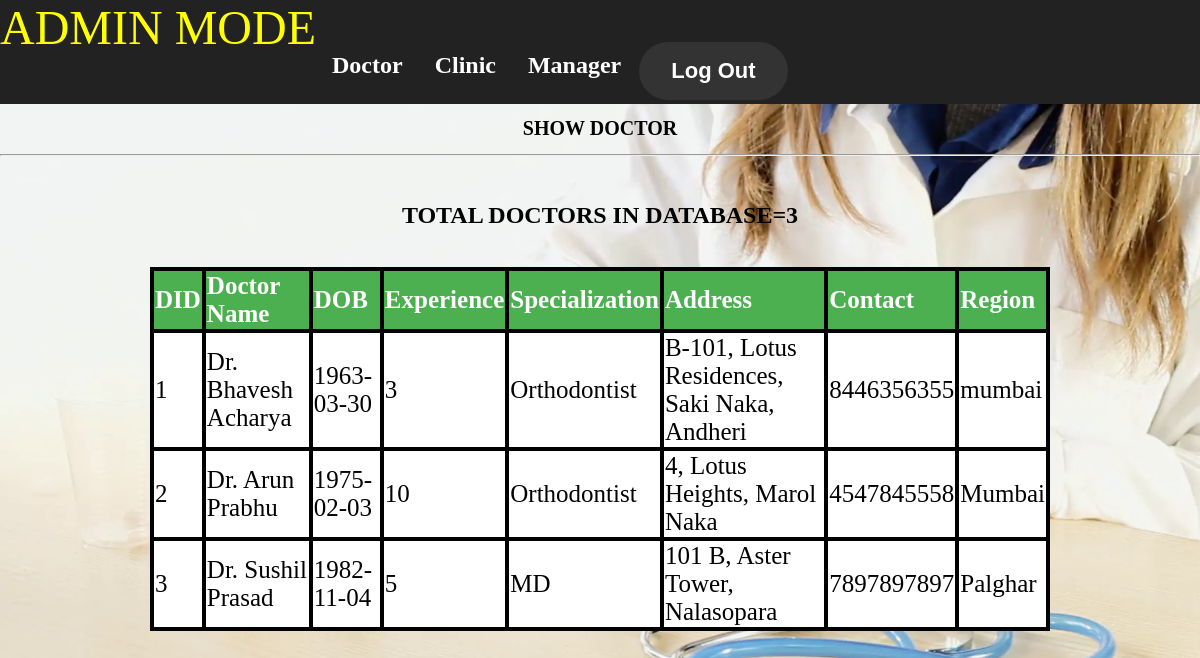
/Admin/showdoctor.php, run on the app's committed database.
### tables this page shows
CREATE TABLE `doctor` (
  `did` int(11) NOT NULL,
  `name` varchar(30) NOT NULL,
  `gender` varchar(30) NOT NULL,
  `dob` date NOT NULL,
  `experience` int(11) NOT NULL,
  `specialization` varchar(30) NOT NULL,
  `contact` bigint(20) NOT NULL,
  `address` varchar(100) NOT NULL,
  `username` varchar(30) NOT NULL,
  `password` varchar(30) NOT NULL,
  `region` varchar(30) NOT NULL
);

### Admin/showdoctor.php (the view, shortened to what this page needs)
<!DOCTYPE html>
<html>
<head>
<link rel="stylesheet" href="adminmain.css">
</head>
<body background= "doctordesk.jpg">
<ul>
<li class="dropdown"><font color="yellow" size="10">ADMIN MODE</font></li>
<br>
<h2>
  <li class="dropdown">
  <a href="javascript:void(0)" class="dropbtn">Doctor</a>
  </li>
  <li class="dropdown">
  <a href="javascript:void(0)" class="dropbtn">Clinic</a>
  </li>
  <li class="dropdown">
  <a href="javascript:void(0)" class="dropbtn">Manager</a>
  </li>
   <li>
	<form method="post" action="mainpage.php">
	<button type="submit" class="cancelbtn" name="logout" style="float:right;font-size:22px"><b>Log Out</b></button>
	</form>
  </li>
</ul>
<center><h1>SHOW DOCTOR</h1><hr>
<?php
$con = mysqli_connect('localhost','root','','wt_database');
$sql="SELECT * FROM Doctor order by DID ASC";
$result = mysqli_query($con,$sql);
echo "<br><h2>TOTAL DOCTORS IN DATABASE=<b>".mysqli_num_rows($result)."</b></h2><br>";
echo "<table>
<tr>
<th>DID</th>
<th>Doctor Name</th>
<th>DOB</th>
<th>Experience</th>
<th>Specialization</th>
<th>Address</th>
<th>Contact</th>
<th>Region</th>
</tr>";
while($row = mysqli_fetch_array($result)) {
    echo "<tr>";
	echo "<td>" . $row['did'] . "</td>";
    echo "<td>Dr. " . $row['name'] . "</td>";
    echo "<td>" . $row['dob'] . "</td>";
    echo "<td>" . $row['experience'] . "</td>";
    echo "<td>" . $row['specialization'] . "</td>";
	echo "<td>" . $row['address'] . "</td>";
	echo "<td>" . $row['contact'] . "</td>";
	echo "<td>" . $row['region'] . "</td>";
    echo "</tr>";
}
echo "</table>";
?>
</body>
</html>

### Admin/adminmain.css (style rules this page uses)
body, html { background-color:white; height: 100%; margin: 0; background-position:center; background-repeat: repeat-y; background-size: cover; background-attachment:fixed; font-family:verdana; }
h1 { text-align:center; color:black; font-size:20px; top:30%; }
button { border-radius:32px; background-color: #333; border: none; color: white; padding: 16px 32px; text-align: center; text-decoration: none; display: inline-block; font-size: 16px; margin: 4px 2px; -webkit-transition-duration: 0.4s; transition-duration: 0.4s; cursor: pointer; }
ul { list-style-type: none; margin: 0; padding: 0; overflow: hidden; background-color: #222; }
li { float: left; }
li a, .dropbtn { display: inline-block; color: white; text-align: center; padding: 14px 16px; text-decoration: none; }
li.dropdown { display: inline-block; }

### Admin/showdoctor.php (style rules this page uses)
table { width: 75%; border-collapse: collapse; border: 4px solid black; padding: 5px; font-size: 25px; }
th { border: 4px solid black; background-color: #4CAF50; color: white; text-align: left; }
tr,td { border: 4px solid black; background-color: white; color: black; }

### data on the page
doctor: did "1", name "Bhavesh Acharya", dob "1963-03-30", experience "3", specialization "Orthodontist", address "B-101, Lotus Residences, Saki Naka, Andheri", contact "8446356355", region "mumbai"
doctor: did "2", name "Arun Prabhu", dob "1975-02-03", experience "10", specialization "Orthodontist", address "4, Lotus Heights, Marol Naka", contact "4547845558", region "Mumbai"
doctor: did "3", name "Sushil Prasad", dob "1982-11-04", experience "5", specialization "MD", address "101 B, Aster Tower, Nalasopara", contact "7897897897", region "Palghar"

### other printed values
mysqli_num_rows($result) "3"
